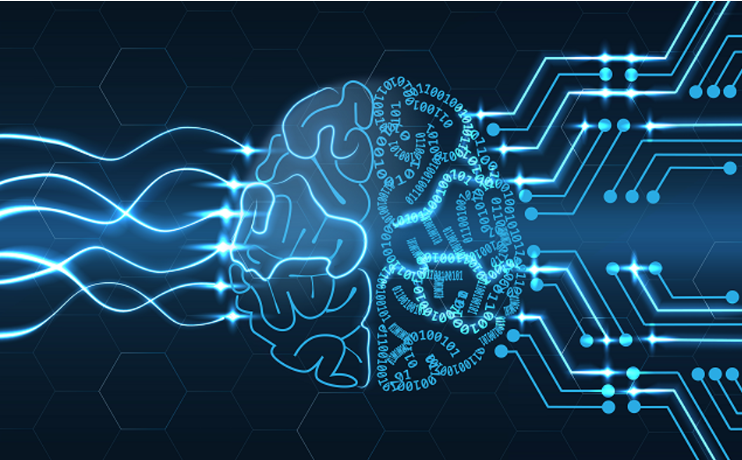
#> input picture images/1.png, 742 x 460 px; its folder holds 4 pictures in this run
$ python Script_python.py
#> lines starting #> are read from the running program, lines starting #| are printed output that depends on the picture
from PIL import Image
import os

def resize_images(input_folder, output_folder, target_width, target_height):
    # Create the output folder if it doesn't exist
#> called with input_folder = './images', output_folder = './images/fixed_size', target_width = 900, target_height = 600
    if not os.path.exists(output_folder):
        os.makedirs(output_folder)

    # Loop through all files in the input folder
    for filename in os.listdir(input_folder):
        input_path = os.path.join(input_folder, filename)

        # Check if the file is an image (you may want to add more checks based on your use case)
        if os.path.isfile(input_path) and filename.lower().endswith(('.png')):
            output_path = os.path.join(output_folder, filename)

            # Open the image
            with Image.open(input_path) as img:
                # Resize the image
#> img is the input picture: PIL image 742x460 RGBA; mean R, G, B, A 23.9, 63, 89.6, 255
                resized_img = img.resize((target_width, target_height))
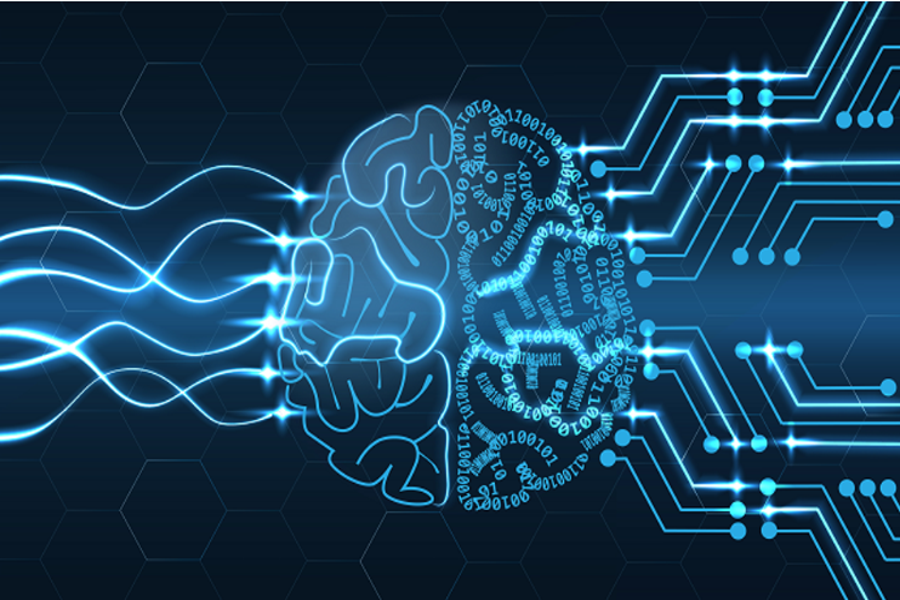
#> resized_img: PIL image 900x600 RGBA; mean R, G, B, A 23.9, 63, 89.6, 255

                # Save the resized image
                resized_img.save(output_path, format=img.format)
#> pass 2 of the loop in resize_images, `for filename in os.listdir(input_folder):`:
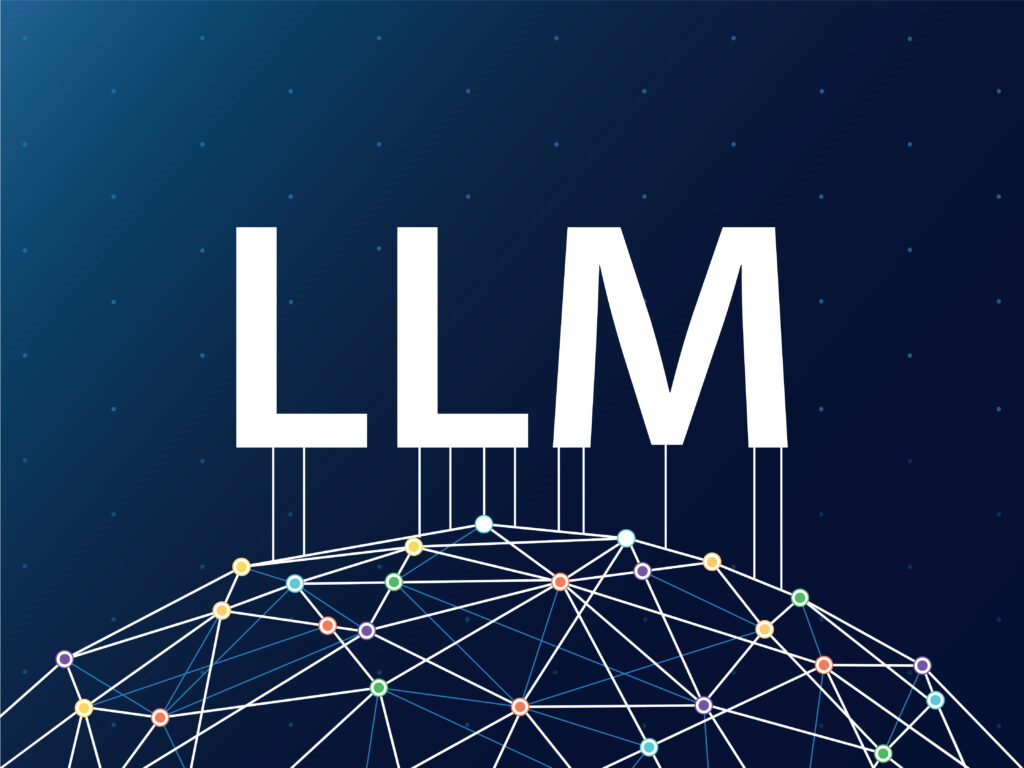
#> input picture images/2.png, 1024 x 768 px
#> in resize_images, img is the input picture: PIL image 1024x768 RGBA; mean R, G, B, A 34.1, 55.5, 86.5, 255
#> in resize_images, `resized_img = img.resize((target_width, target_height))`:
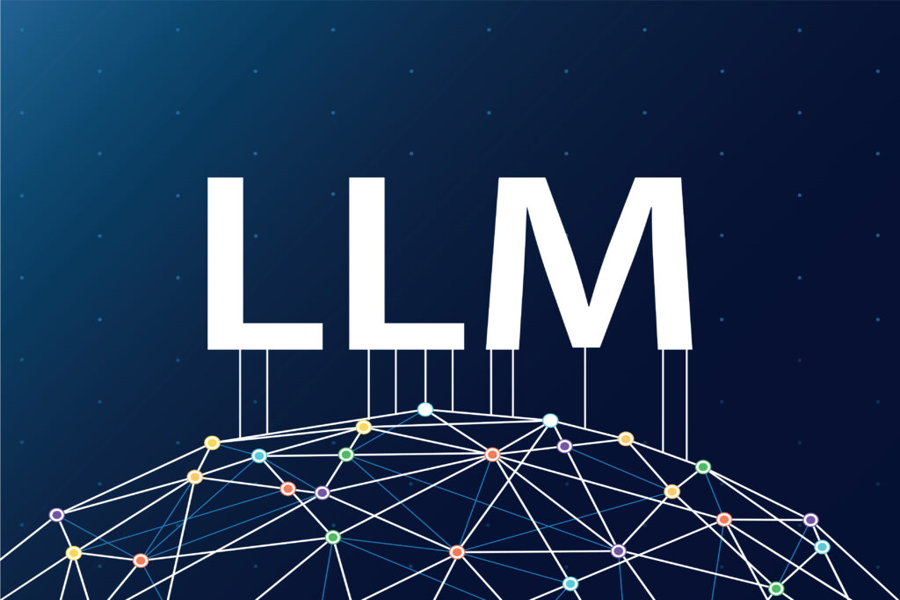
#> resized_img: PIL image 900x600 RGBA; mean R, G, B, A 34.1, 55.4, 86.5, 255

if __name__ == "__main__":
    input_folder = "./images"
    output_folder = "./images/fixed_size"
    target_width = 900  # Adjust to your desired width
    target_height = 600  # Adjust to your desired height

    resize_images(input_folder, output_folder, target_width, target_height)
